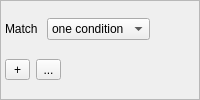
<?xml version="1.0" encoding="UTF-8"?>
<ui version="4.0">
 <class>WidgetMultiCriteria</class>
 <widget class="QWidget" name="WidgetMultiCriteria">
  <property name="sizePolicy">
   <sizepolicy hsizetype="Expanding" vsizetype="Expanding">
    <horstretch>0</horstretch>
    <verstretch>0</verstretch>
   </sizepolicy>
  </property>
  <property name="windowTitle">
   <string notr="true"/>
  </property>
  <layout class="QVBoxLayout" name="verticalLayout_2">
   <property name="spacing">
    <number>0</number>
   </property>
   <property name="sizeConstraint">
    <enum>QLayout::SetMinimumSize</enum>
   </property>
   <property name="margin">
    <number>0</number>
   </property>
   <item>
    <widget class="QFrame" name="frame">
     <property name="sizePolicy">
      <sizepolicy hsizetype="Expanding" vsizetype="Expanding">
       <horstretch>0</horstretch>
       <verstretch>0</verstretch>
      </sizepolicy>
     </property>
     <property name="frameShape">
      <enum>QFrame::StyledPanel</enum>
     </property>
     <property name="frameShadow">
      <enum>QFrame::Plain</enum>
     </property>
     <layout class="QVBoxLayout" name="verticalLayout" stretch="0,1,0">
      <property name="sizeConstraint">
       <enum>QLayout::SetMinimumSize</enum>
      </property>
      <property name="margin">
       <number>4</number>
      </property>
      <item>
       <layout class="QHBoxLayout" name="horizontalLayout">
        <item>
         <widget class="QLabel" name="lblUnion">
          <property name="text">
           <string>Match </string>
          </property>
         </widget>
        </item>
        <item>
         <widget class="QComboBox" name="listUnion">
          <item>
           <property name="text">
            <string>one condition</string>
           </property>
          </item>
          <item>
           <property name="text">
            <string>all conditions</string>
           </property>
          </item>
         </widget>
        </item>
        <item>
         <spacer name="horizontalSpacer">
          <property name="orientation">
           <enum>Qt::Horizontal</enum>
          </property>
          <property name="sizeHint" stdset="0">
           <size>
            <width>40</width>
            <height>20</height>
           </size>
          </property>
         </spacer>
        </item>
       </layout>
      </item>
      <item>
       <layout class="QGridLayout" name="layoutChildren">
        <property name="spacing">
         <number>2</number>
        </property>
       </layout>
      </item>
      <item>
       <layout class="QHBoxLayout" name="horizontalLayout_2">
        <item>
         <widget class="QToolButton" name="btnAddCriterion">
          <property name="minimumSize">
           <size>
            <width>25</width>
            <height>20</height>
           </size>
          </property>
          <property name="toolTip">
           <string>Add a criteria</string>
          </property>
          <property name="text">
           <string>+</string>
          </property>
         </widget>
        </item>
        <item>
         <widget class="QToolButton" name="btnAddMultiCriteria">
          <property name="minimumSize">
           <size>
            <width>25</width>
            <height>20</height>
           </size>
          </property>
          <property name="toolTip">
           <string>Add a multi-criterion</string>
          </property>
          <property name="text">
           <string>...</string>
          </property>
         </widget>
        </item>
        <item>
         <spacer name="horizontalSpacer_2">
          <property name="orientation">
           <enum>Qt::Horizontal</enum>
          </property>
          <property name="sizeHint" stdset="0">
           <size>
            <width>40</width>
            <height>20</height>
           </size>
          </property>
         </spacer>
        </item>
       </layout>
      </item>
     </layout>
    </widget>
   </item>
  </layout>
 </widget>
 <resources/>
 <connections/>
</ui>
